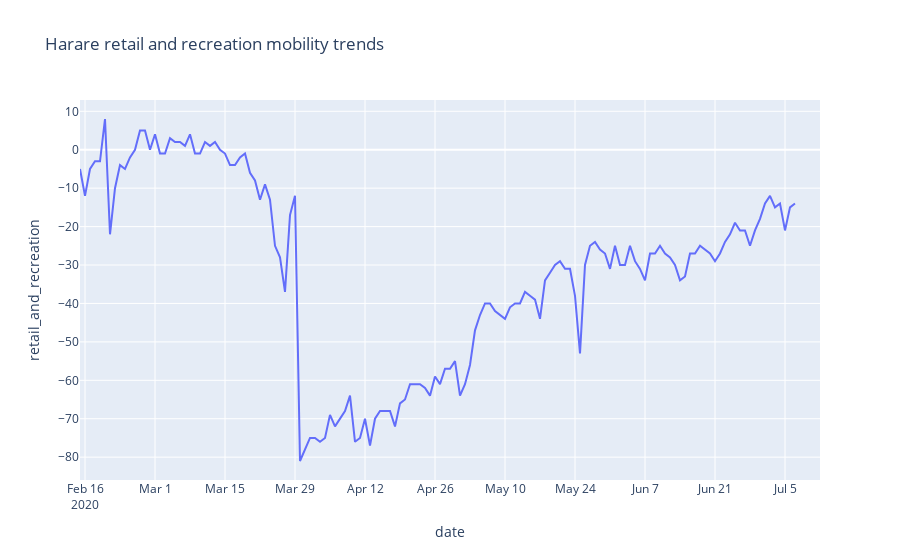

The notebook cell this image was saved under:
### Code cell
# Using plotly.express
import plotly.express as px

import pandas as pd


fig = px.line(zimmobility2, x='date', y='retail_and_recreation', range_x=['2020-02-15','2020-07-12'], title='Harare retail and recreation mobility trends',)

fig.show()

### Figure 1 — Plotly figure (JSON) as saved in the notebook; plotly's stock layout.template omitted (floating-point values rounded to 4 significant figures; data arrays with more than 128 entries replaced by an {"elided": "..."} marker saying what was removed)
{"data": [{"hovertemplate": "date=%{x}<br>retail_and_recreation=%{y}<extra></extra>", "legendgroup": "", "line": {"color": "#636efa", "dash": "solid"}, "mode": "lines", "name": "", "orientation": "v", "showlegend": false, "type": "scatter", "x": {"elided": "144 str values"}, "xaxis": "x", "y": {"elided": "144 int values"}, "yaxis": "y"}], "layout": {"legend": {"tracegroupgap": 0}, "title": {"text": "Harare retail and recreation mobility trends"}, "xaxis": {"anchor": "y", "domain": [0, 1], "range": ["2020-02-15", "2020-07-12"], "title": {"text": "date"}}, "yaxis": {"anchor": "x", "domain": [0, 1], "title": {"text": "retail_and_recreation"}}}}
